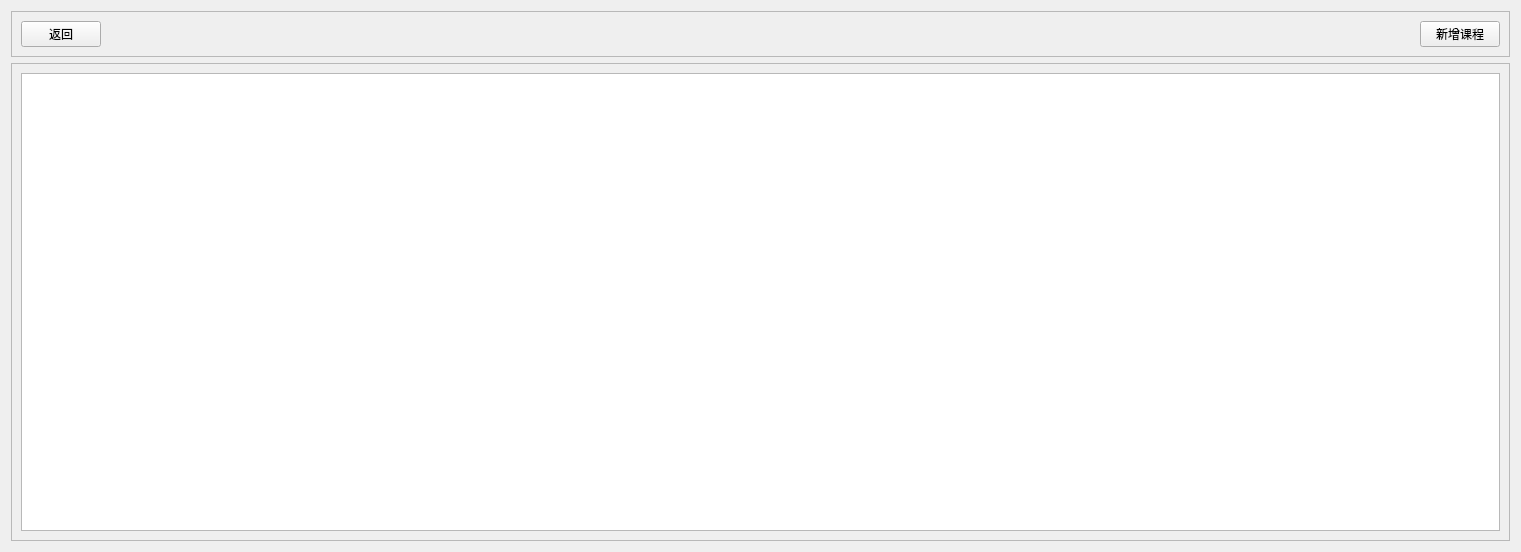
<?xml version="1.0" encoding="UTF-8"?>
<ui version="4.0">
 <class>zgnep_admin_course</class>
 <widget class="QWidget" name="zgnep_admin_course">
  <property name="geometry">
   <rect>
    <x>0</x>
    <y>0</y>
    <width>1521</width>
    <height>552</height>
   </rect>
  </property>
  <property name="windowTitle">
   <string>Form</string>
  </property>
  <layout class="QVBoxLayout" name="verticalLayout" stretch="1,11">
   <item>
    <widget class="QFrame" name="frame">
     <property name="frameShape">
      <enum>QFrame::StyledPanel</enum>
     </property>
     <property name="frameShadow">
      <enum>QFrame::Raised</enum>
     </property>
     <layout class="QHBoxLayout" name="horizontalLayout">
      <item>
       <widget class="QPushButton" name="pushButton">
        <property name="text">
         <string>返回</string>
        </property>
       </widget>
      </item>
      <item>
       <spacer name="horizontalSpacer">
        <property name="orientation">
         <enum>Qt::Horizontal</enum>
        </property>
        <property name="sizeHint" stdset="0">
         <size>
          <width>1308</width>
          <height>20</height>
         </size>
        </property>
       </spacer>
      </item>
      <item>
       <widget class="QPushButton" name="pushButton_2">
        <property name="text">
         <string>新增课程</string>
        </property>
       </widget>
      </item>
     </layout>
    </widget>
   </item>
   <item>
    <widget class="QFrame" name="frame_2">
     <property name="frameShape">
      <enum>QFrame::StyledPanel</enum>
     </property>
     <property name="frameShadow">
      <enum>QFrame::Raised</enum>
     </property>
     <layout class="QGridLayout" name="gridLayout">
      <item row="0" column="0">
       <widget class="QTableView" name="tableView"/>
      </item>
     </layout>
    </widget>
   </item>
  </layout>
 </widget>
 <resources/>
 <connections/>
</ui>
